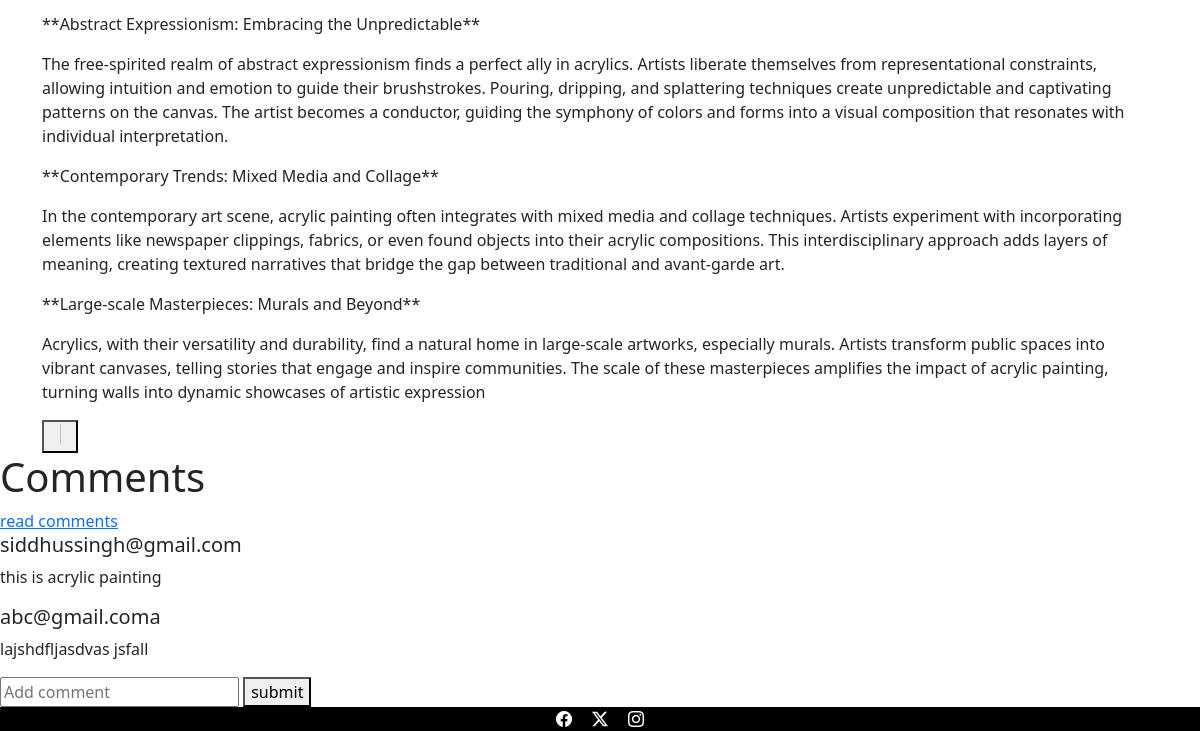
Page /comments/Acrylic Painting/?blog_id=11 (lower part) on the earlier database version.
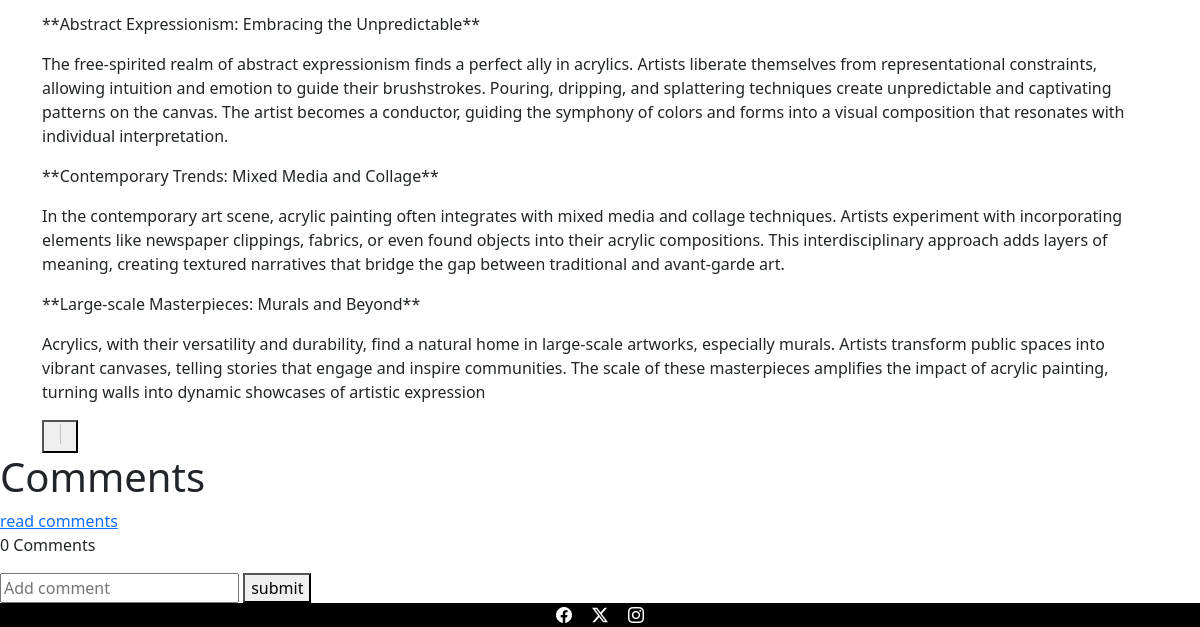
Same page on the later database version.
### myBlogs/models.py (models this page shows, shortened)
class comment(models.Model):
    u_mail=models.EmailField(max_length=100, null=True, blank=False)
    comment=models.TextField(max_length=400,null=True,blank=False)
    Blog_name=models.ForeignKey(blog_post, null=True, default=None, on_delete=models.CASCADE)

### myBlogs/views.py (the view, shortened to what this page needs)
# urls.py: path('comments/<str:blog_name>/',views.comments,name='comments'),
def comments(request, blog_name):
    Blog_id=request.GET.get('blog_id');
    obj = get_object_or_404(blog_post, pk=Blog_id)
    print(blog_name)
    comms = comment.objects.filter(Blog_name__blog_name = blog_name)
    link="blog_description/"+Blog_id+"/"
    tot=comms.count()
    form = add_comments_Form()
    if request.method=='GET':
        return render(request,'myBlogs/Blog_details.html',{'obj':obj, 'comms': comms, 'total':tot , 'form':form})
    return render(request,'myBlogs/Blog_details.html',{'obj':obj, 'comms': comms, 'total':tot , 'form':form})

### myBlogs/forms.py
class add_comments_Form(ModelForm):
    class Meta:
        model= comment;
        fields = "__all__"

### myBlogs/templates/myBlogs/Blog_details.html (shortened to what this page needs)
<!DOCTYPE html>
<html lang="en">
  <head>
    <link
      href="https://cdn.jsdelivr.net/npm/bootstrap@5.3.2/dist/css/bootstrap.min.css"
      rel="stylesheet"
    />
  </head>
  <body>
    {%include 'myBlogs/navbar.html'%}
    <div class="container mt-2">
      <div class="details">
        {{ obj.blog_description | safe}}
      </div>
      <div class="reactions">
        <div class="reaction">
          <a href="{% url 'add_likes' obj.id %}">
            <button>
            </button>
          </a>
        </div>
      </div>
    </div>
    <div class="comments">
      <h1>Comments</h1>
       <a href="{% url 'comments' obj.blog_name %}?blog_id={{obj.id}}"
        >read comments</a
      >
      <div class="comm">
        {% if comms %} {% for x in comms %}
        <h5>{{x.u_mail}}</h5>
        <p>{{x.comment}}</p>
        {% endfor %} {% else %}
        <p>{{total}} Comments</p>
        {% endif %}
      </div>
      <div class="add_comment">
        <form method="post" action="">
          {% csrf_token %} <input type="text" placeholder="Add comment" id="data" name="data" />
          <button type="submit">submit</button>
        </form>
      </div>
    </div>
    <footer>{% include "myBlogs/footer.html" %}</footer>
  </body>
</html>

Differences in the rows shown:
removed comment: u_mail "siddhussingh@gmail.com", comment "this is acrylic painting"
removed comment: u_mail "abc@gmail.coma", comment "lajshdfljasdvas jsfall"
Other differences:
{{ total }}: (not shown) → "0"
text now shown: "Comments"
